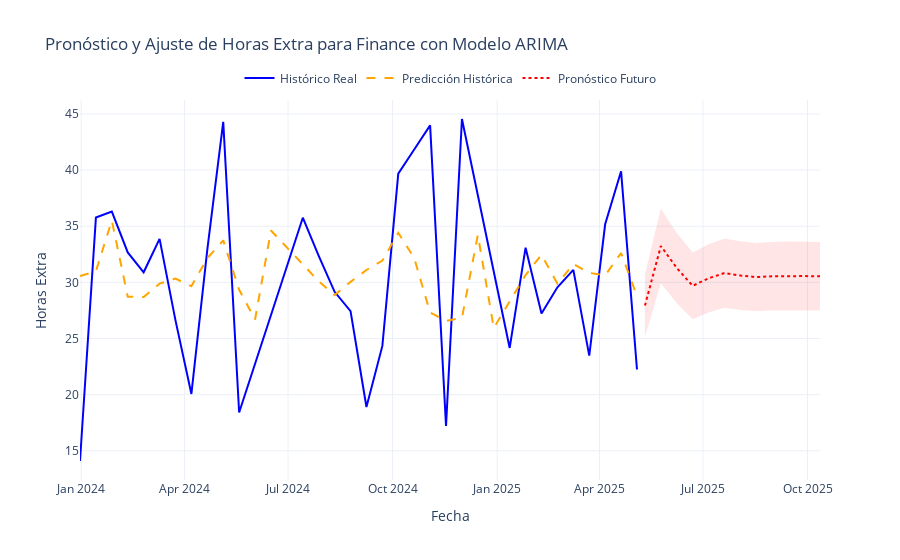
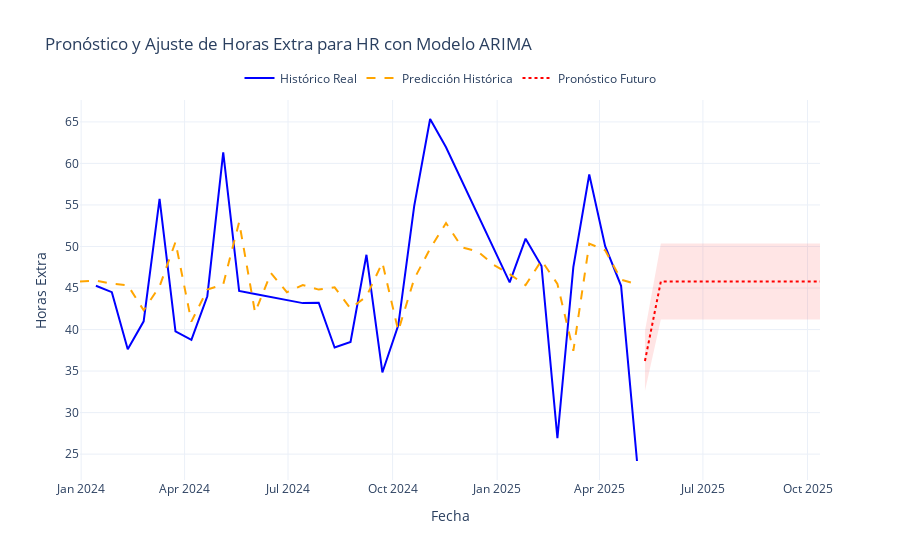
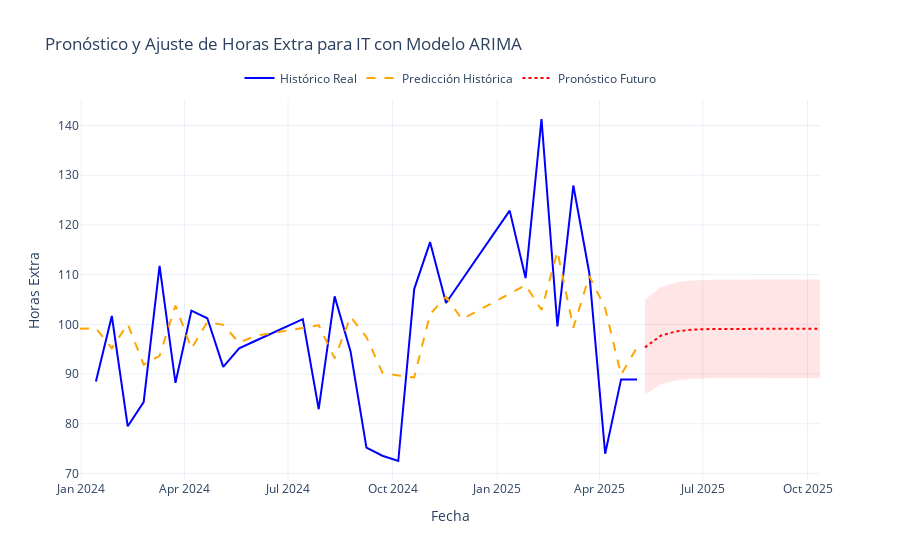
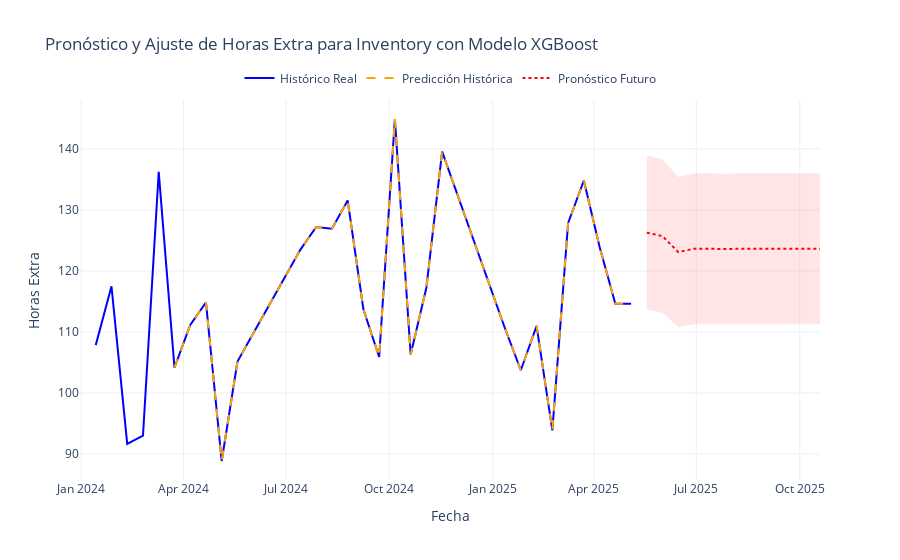

The notebook cell these images were saved under, in order:
### Markdown cell above
## 5. Generar Predicciones

Generamos predicciones para las próximas 12 quincenas con intervalos de confianza, utilizando el mejor modelo seleccionado para cada departamento.

### Code cell
def plot_forecast_combined(historical_data, historical_pred, future_forecast, dept, best_model_name):
    fig = go.Figure()

    # Asegurarse de que los índices sean fechas continuas y ordenadas
    historical_data = historical_data.sort_index()
    historical_pred = historical_pred.sort_index()

    # Convertir future_forecast a DataFrame si es una Serie, usando el índice como 'ds'
    if isinstance(future_forecast, pd.Series):
        future_data = pd.DataFrame({
            'ds': future_forecast.index,
            'yhat': future_forecast.values
        })
        # Generar intervalos de confianza aproximados si no están presentes
        if 'yhat_lower' not in future_data.columns or 'yhat_upper' not in future_data.columns:
            future_data['yhat_lower'] = future_data['yhat'] * 0.9
            future_data['yhat_upper'] = future_data['yhat'] * 1.1
    elif isinstance(future_forecast, pd.DataFrame):
        future_data = future_forecast.copy()
        if 'ds' not in future_data.columns:
            future_data['ds'] = pd.to_datetime(future_data.index)
        if 'yhat' not in future_data.columns:
            raise ValueError("future_forecast debe contener la columna 'yhat'")
        if 'yhat_lower' not in future_data.columns or 'yhat_upper' not in future_data.columns:
            future_data['yhat_lower'] = future_data['yhat'] * 0.9  # Placeholder
            future_data['yhat_upper'] = future_data['yhat'] * 1.1  # Placeholder
    else:
        raise ValueError("future_forecast debe ser una Serie o DataFrame")

    # Convertir 'ds' a datetime si no lo es
    future_data['ds'] = pd.to_datetime(future_data['ds'])

    # Depuración: Mostrar el rango de fechas en future_data
    logging.info(f"Rango de fechas en future_data para {dept}: {future_data['ds'].min()} a {future_data['ds'].max()}")

    # Agregar la línea de datos históricos reales
    fig.add_trace(go.Scatter(x=historical_data.index, y=historical_data, mode='lines', name='Histórico Real', line=dict(color='blue')))

    # Agregar la línea de predicción histórica (amarillo dash)
    fig.add_trace(go.Scatter(x=historical_pred.index, y=historical_pred['yhat'], mode='lines', name='Predicción Histórica', line=dict(color='orange', dash='dash')))

    # Agregar la línea de pronóstico futuro (rojo punteado)
    future_mask = future_data['ds'] > historical_data.index[-1]
    if not future_mask.any():
        logging.warning(f"No hay datos futuros para {dept}. Verifica future_periods en calculate_metrics.")
    fig.add_trace(go.Scatter(x=future_data.loc[future_mask, 'ds'], y=future_data.loc[future_mask, 'yhat'], mode='lines', name='Pronóstico Futuro', line=dict(color='red', dash='dot')))

    # Agregar el intervalo de confianza para el pronóstico futuro
    fig.add_trace(go.Scatter(
        x=future_data.loc[future_mask, 'ds'].tolist() + future_data.loc[future_mask, 'ds'].tolist()[::-1],
        y=future_data.loc[future_mask, 'yhat_upper'].tolist() + future_data.loc[future_mask, 'yhat_lower'].tolist()[::-1],
        fill='toself',
        fillcolor='rgba(255,0,0,0.1)',
        line=dict(color='rgba(255,255,255,0)'),
        hoverinfo="skip",
        showlegend=False,
        name='Intervalo de Confianza'
    ))

    fig.update_layout(
        title=f"Pronóstico y Ajuste de Horas Extra para {dept} con Modelo {best_model_name}",
        xaxis_title="Fecha",
        yaxis_title="Horas Extra",
        legend=dict(
            orientation="h",
            yanchor="bottom",
            y=1.02,
            xanchor="center",
            x=0.5
        ),
        template="plotly_white"
    )
    fig.show()

import pandas as pd
import logging

logging.basicConfig(level=logging.INFO, format='%(asctime)s - %(levelname)s - %(message)s')

# Asegurarse de que dept_data tenga el índice correcto
for dept in all_forecasts:
    # Verificar las columnas disponibles en df_all_data
    logging.info(f"Columnas disponibles en df_all_data para {dept}: {df_all_data.columns.tolist()}")
    
    # Ajustar el nombre de la columna de horas extra
    overtime_column = 'total_overtime' if 'total_overtime' in df_all_data.columns else 'y' if 'y' in df_all_data.columns else None
    if overtime_column is None:
        logging.error(f"No se encontró una columna de horas extra (e.g., 'total_overtime' o 'y') en df_all_data para {dept}")
        raise KeyError(f"No se encontró columna de horas extra en df_all_data para {dept}")
    
    dept_data = df_all_data[df_all_data['department'] == dept].set_index('ds')[overtime_column]
    future_forecast = all_forecasts[dept]['future']
    historical_pred = all_forecasts[dept]['historical_pred']
    
    # Verificar y ajustar future_forecast si es necesario
    if isinstance(future_forecast, pd.Series):
        future_forecast = pd.DataFrame({'ds': future_forecast.index, 'yhat': future_forecast.values})
        if 'yhat_lower' not in future_forecast.columns or 'yhat_upper' not in future_forecast.columns:
            future_forecast['yhat_lower'] = future_forecast['yhat'] * 0.9
            future_forecast['yhat_upper'] = future_forecast['yhat'] * 1.1
    
    # Asegurarse de que future_forecast contenga datos futuros
    if isinstance(future_forecast, pd.DataFrame) and 'ds' in future_forecast.columns:
        future_dates = pd.to_datetime(future_forecast['ds'])
        if future_dates.min() < dept_data.index[-1]:
            future_forecast = future_forecast[future_forecast['ds'] > dept_data.index[-1]].reset_index(drop=True)
            logging.info(f"Ajustado future_forecast para {dept} a partir de {dept_data.index[-1]}")
        elif future_dates.min() > dept_data.index[-1] + pd.Timedelta(days=1):
            logging.warning(f"future_forecast para {dept} comienza en {future_dates.min()} cuando debería ser después de {dept_data.index[-1]}")
    
    plot_forecast_combined(dept_data, historical_pred, future_forecast, dept, all_metrics[dept].iloc[0]['Modelo'])
